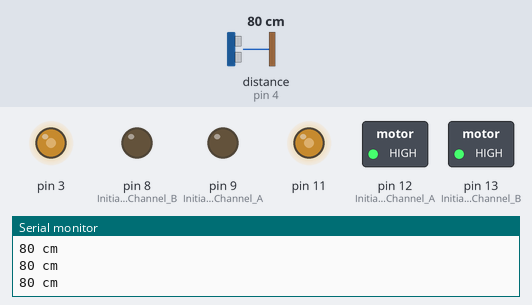
Recording of a sketch running on a simulated Arduino Uno, built with avr-gcc and run on an emulated ATmega328P. Shown: switched loads named in the sketch (green lamp = pin HIGH), output pins drawn as LEDs (lit = HIGH), the last lines printed to the serial monitor. Dashed ring = blinking. The test bench sets the inputs (shaded band); at power-on: distance to the obstacle (sensor on pin 4) 80 cm. The echo pulse lasts 58.3 µs per cm.

Above: at 1.2 s.
1.3 s: distance to the obstacle (sensor on pin 4) set to 10 cm
2.8 s: distance to the obstacle (sensor on pin 4) set to 7 cm
At 3.6 s:
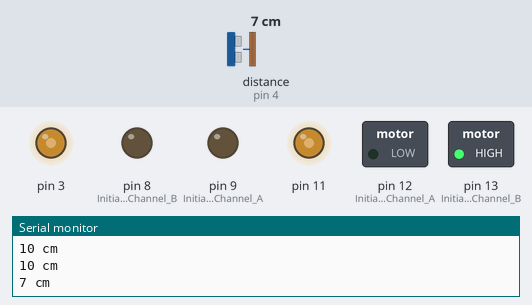
5.8 s: distance to the obstacle (sensor on pin 4) set to 9 cm
At 7.8 s:
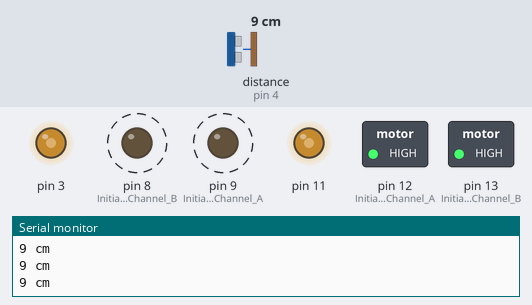
8.1 s: distance to the obstacle (sensor on pin 4) set to 2 cm
At 9.95 s:
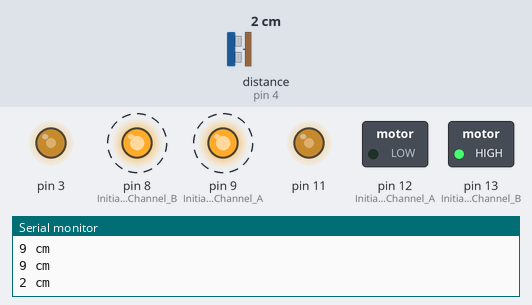
Timing chart, 0 to 12.1 s (numbered marks = the images above; inputs shaded):
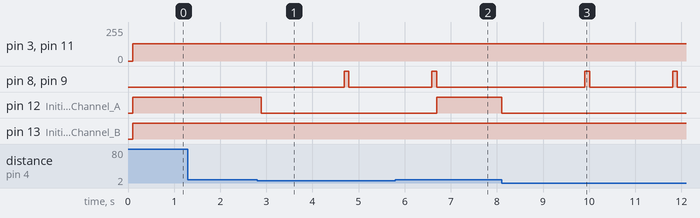

Measured:
- the behaviour switches between 9 and 8 cm on distance to the obstacle (sensor on pin 4) (found by bisection; images 0 and 1)
- after the input at 2.8 s, pin 8 (Initiates_Brake_Channel_B), pin 9 (Initiates_Brake_Channel_A): LOW → HIGH after 1.9 s, → LOW 0.10 s later; pin 12 (Initiates_Motor_Channel_A): HIGH → LOW after 0.09 s
- after the input at 5.8 s, pin 12 (Initiates_Motor_Channel_A): LOW → HIGH after 0.89 s
- after the input at 8.1 s, pin 8 (Initiates_Brake_Channel_B), pin 9 (Initiates_Brake_Channel_A): alternates HIGH for 0.10 s and LOW for 1.8 s, starting after 1.8 s; pin 12 (Initiates_Motor_Channel_A): HIGH → LOW at once

The sketch:

motor.ino
```cpp
#include <Ultrasonic.h>

#define trigPin 2
#define echoPin 4

Ultrasonic ultrasonic(trigPin,echoPin); // (Trig PIN,Echo PIN)


void setup() {
  Serial.begin (9600);

  // put your setup code here, to run once:
  // Motor setup
  pinMode(12, OUTPUT); //Initiates Motor Channel A pin
  pinMode(9, OUTPUT); //Initiates Brake Channel A pin
  pinMode(13, OUTPUT); //Initiates Motor Channel B pin
  pinMode(8, OUTPUT); //Initiates Brake Channel B pin
  // HC-SR04 distance sensor setup
  pinMode(trigPin, OUTPUT);
  pinMode(echoPin, INPUT);

}

void loop() {
  delay(100);
  if (isNearObject()) {
    //Serial.println("Stoped");
    stopRobot();
    turn();
    stopRobot();
  } else {
    //Serial.println("Running");
    goAhead();
  }
}

boolean isNearObject() {
  int distance;
  distance=ultrasonic.Ranging(CM);
  Serial.print(distance);
  Serial.println(" cm");
  if (distance>8) { return false; } else { return true; }
}

void goAhead() {
  digitalWrite(12, HIGH); //Establishes forward direction of Channel A
  digitalWrite(9, LOW);   //Disengage the Brake for Channel A
  analogWrite(3, 128);   //Spins the motor on Channel A at half speed
  digitalWrite(13, HIGH); //Establishes forward direction of Channel B
  digitalWrite(8, LOW);   //Disengage the Brake for Channel B
  analogWrite(11, 128);   //Spins the motor on Channel B at full speed
}

void stopRobot() {
  digitalWrite(9, HIGH); // engage break Channel A
  digitalWrite(8, HIGH); // engage break Channel B
}

void turn() {
  digitalWrite(12, LOW); //Establishes backward direction of Channel A
  digitalWrite(9, LOW);   //Disengage the Brake for Channel A
  analogWrite(3, 128);   //Spins the motor on Channel A at half speed
  digitalWrite(13, HIGH); //Establishes forward direction of Channel B
  digitalWrite(8, LOW);   //Disengage the Brake for Channel B
  analogWrite(11, 128);   //Spins the motor on Channel B at full speed
  delay(1800);             // turn 1.8 second
}
```
